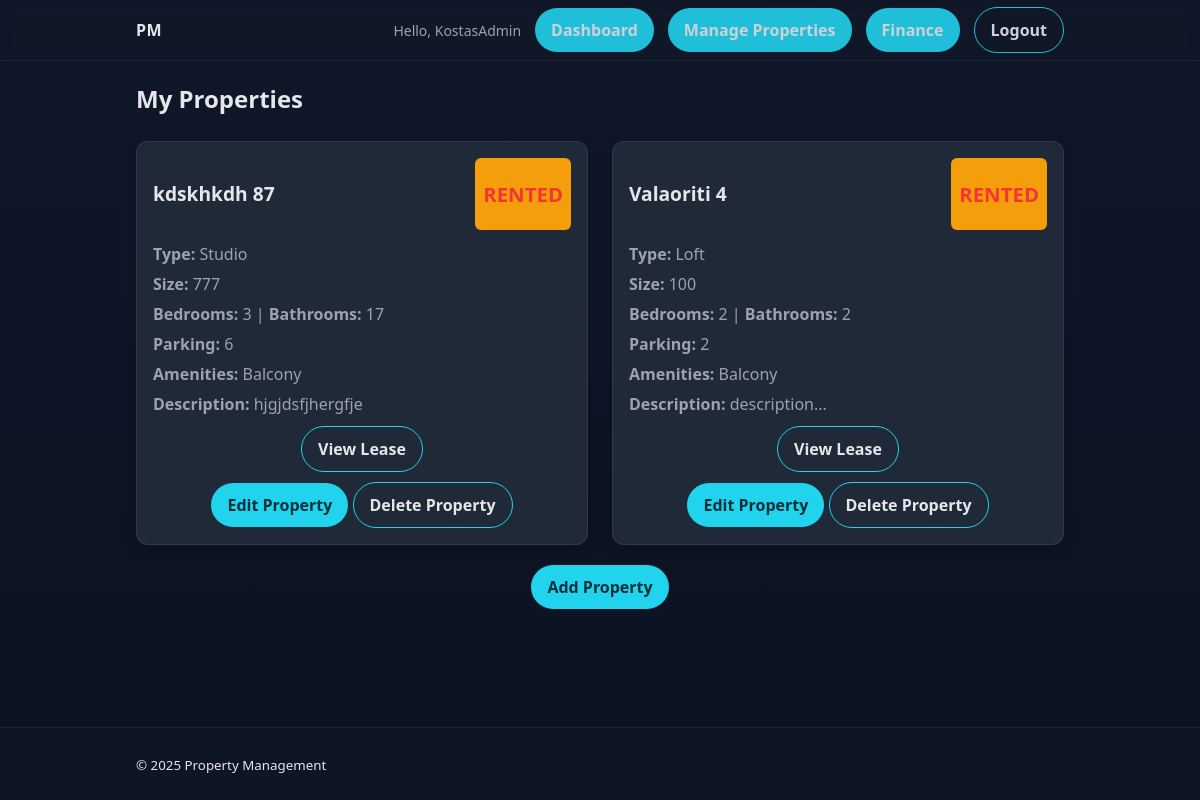
Screenshot of /manage_properties/ (signed in) with the database file from the repository.
### pm/models.py (models this page shows, shortened)
class Property(models.Model):
    address = models.CharField(max_length=200)
    property_type = models.CharField(max_length=30, choices=[
        ('condo', 'Condo'),
        ('apartment', 'Apartment'),
        ('studio', 'Studio'),
        ('house', 'House'),
        ('townhouse', 'Townhouse'),
        ('bungalow', 'Bungalow'),
        ('co-op', 'Co-op'),
        ('loft', 'Loft'),
        ('barn', 'Barn'),
        ('shack', 'Shack'),
        ('cottage', 'Cottage'),
        ('parking' ,'Parking')
        ])
    property_size = models.CharField(max_length=50)
    bedrooms = models.IntegerField()
    bathrooms = models.IntegerField()
    parking_spaces = models.IntegerField()
    amenities = models.CharField(max_length=200)
    description = models.TextField()
    owner = models.ForeignKey(User, on_delete=models.CASCADE)
    status = models.CharField(max_length=9, choices=[('available', 'Available'), ('rented', 'Rented')])  # Add a status field with choices
    created_at = models.DateTimeField(auto_now_add=True)
    updated_at = models.DateTimeField(auto_now=True)

### pm/views.py (the view)
# urls.py: path('manage_properties/', views.manage_properties, name='manage_properties'),
@login_required
def manage_properties(request):
    update_status(request)
    leases = Lease.objects.filter(property__owner=request.user).order_by('-created_at')
    leased_properties = [lease.property.id for lease in leases]
    properties = Property.objects.filter(owner=request.user).order_by('-created_at')
    lease_found = False
    return render(request, 'pm/manage_properties.html', {'properties':properties, 'leases':leases, 'leased_properties':leased_properties})

### pm/models.py (called while the page is built, shortened)
    def months_due(self):
        today = timezone.now().date()
        if today < self.start_date:
            return 0
        months_elapsed = (today.year - self.start_date.year) * 12 + today.month - self.start_date.month
        if today.day < self.start_date.day:
            months_elapsed -= 1
        total_due = months_elapsed * self.monthly_payment_amount
        months_due = int((total_due - self.amount_paid) // self.monthly_payment_amount)
        return max(months_due, 0)

    def notify_months_due(self):
        due = self.months_due()
        if due > 0:
            msg_content = f'Lease for {self.property.address} has {due} months due (€{due*self.monthly_payment_amount} remaining).'
            identical = Message.objects.filter(
                owner=self.property.owner,
                lease=self,
                property=self.property,
                content=msg_content
            )

    def update_payment_status(self):
        if self.months_due() > 0 and self.monthly_payment_status.lower() == 'paid':
            self.monthly_payment_status = 'pending'
            self.save()
        elif self.months_due() == 0 and self.monthly_payment_status.lower() == 'pending':
            self.monthly_payment_status = 'paid'
            self.save()
        self.notify_months_due()

### pm/views.py (called while the page is built)
def update_status(request):
    leases = Lease.objects.filter(property__owner=request.user)
    for lease in leases:
        lease.update_payment_status()

### pm/templates/pm/manage_properties.html (shortened to what this page needs)
{% extends 'pm/home.html' %}
{% block content %}
  <h2>My Properties</h2>
  {% if properties %}
    <div class="property-grid">
      {% for property in properties %}
        <div class="property-card">
          <div class="property-header">
            <h3>{{ property.address }}</h3>
            {% if property.status == 'available' %}
            <span class="status {{ property.status|lower }}"><h2 style="color:#97f75c">{{ property.status.upper }}</h2></span>
            {% else %}
            <span class="status {{ property.status|lower }}"><h2 style="color:#f73434">{{ property.status.upper }}</h2></span>
            {% endif %}
          </div>
          <div class="property-details">
            <p><strong>Type:</strong> {{ property.get_property_type_display }}</p>
            <p><strong>Size:</strong> {{ property.property_size }}</p>
            <p><strong>Bedrooms:</strong> {{ property.bedrooms }} | <strong>Bathrooms:</strong> {{ property.bathrooms }}</p>
            <p><strong>Parking:</strong> {{ property.parking_spaces }}</p>
            <p><strong>Amenities:</strong> {{ property.amenities }}</p>
            <p><strong>Description:</strong> {{ property.description }}</p>
            <div style="text-align: center; margin-top: 10px;">
              {% if property.id in leased_properties %}
                  <a href="{% url "edit_lease" property.id %}" class="btn btn-outline">View Lease</a>
              {% else %}
                <a href="{% url "create_lease" property.id %}" class="btn btn-primary">Create Lease</a>
              {% endif %}
            </div>
          </div>
          <div style="text-align: center; margin-top: 10px;">
            <a href="{% url "edit_property" property.id %}" class="btn btn-primary">Edit Property</a>
            <a href="{% url "delete_property" property.id %}" class="btn btn-outline">Delete Property</a>
          </div>
        </div>
      {% endfor %}
    </div>
  {% else %}
    <p>You haven't added any properties yet.</p>
  {% endif %}
  <div style="text-align: center; margin-top: 20px;">
    <a href="{% url "create_property" %}" class="btn btn-primary">Add Property</a>
  </div>
{% endblock %}

### pm/templates/pm/base.html (shortened to what this page needs)
{% load static %}
<!DOCTYPE html>
<html lang="en">
<head>
  <link rel="stylesheet" href="{% static 'pm/css/style.css' %}">
</head>
<body>
  <header class="site-header">
    <nav class="navbar container">
      <a class="brand" href="{% url 'home' %}">PM</a>
      <ul class="nav-links">
        {% if user.is_authenticated %}
          <li class="nav-item user">Hello, {{ user.username }}</li>
          {% block staff_nav %}{% endblock staff_nav %}
          <li class="nav-item"><a class="btn btn-outline" href="{% url 'logout' %}">Logout</a></li>
        {% else %}
          <li class="nav-item"><a href="{% url 'login' %}">Login</a></li>
          <li class="nav-item"><a class="btn" href="{% url 'signup' %}">Sign up</a></li>
        {% endif %}
      </ul>
    </nav>
  </header>
  <main class="container">
    {% block content %}{% endblock %}
  </main>
  <footer class="site-footer">
    <div class="container">
      <small>&copy; {% now "Y" %} Property Management</small>
    </div>
  </footer>
</body>
</html>

### pm/static/pm/css/style.css (style rules this page uses)
:root { --bg: #0f172a; --panel: #111827; --panel-2: #1f2937; --text: #e5e7eb; --muted: #9ca3af; --primary: #22d3ee; --primary-600: #0891b2; --danger: #ef4444; --success: #10b981; --warning: #f59e0b; --radius: 12px; }
* { box-sizing: border-box; }
html, body { height: 100%; }
body { margin: 0; background: linear-gradient(180deg, var(--bg), #0b1220); color: var(--text); font: 16px/1.5 system-ui, -apple-system, Segoe UI, Roboto, Ubuntu, Cantarell, Noto Sans, Helvetica, Arial, "Apple Color Emoji", "Segoe UI Emoji"; display: flex; flex-direction: column; }
.container { width: 100%; max-width: 960px; margin: 0 auto; padding: 0 16px; }
.site-header { position: sticky; top: 0; backdrop-filter: blur(6px); background: rgba(17,24,39,.6); border-bottom: 1px solid rgba(255,255,255,.06); z-index: 10; }
.navbar { display: flex; align-items: center; justify-content: space-between; height: 60px; }
.brand { font-weight: 700; color: var(--text); text-decoration: none; letter-spacing: .5px; }
.nav-links { list-style: none; display: flex; gap: 14px; align-items: center; margin: 0; padding: 0; }
.nav-item a { color: var(--text); text-decoration: none; opacity: .9; }
.nav-item.user { color: var(--muted); font-size: 14px; }
.site-footer { margin-top: auto; padding: 24px 0; border-top: 1px solid rgba(255,255,255,.06); background: rgba(17,24,39,.6); }
.btn { appearance: none; border: none; background: var(--primary); color: #00303a; font-weight: 700; padding: 10px 16px; border-radius: 999px; cursor: pointer; text-decoration: none; display: inline-block; }
.btn-outline { background: transparent; border: 1px solid var(--primary); color: var(--text); }
.property-grid { display: grid; gap: 24px; grid-template-columns: repeat(auto-fit, minmax(300px, 1fr)); margin-top: 24px; }
.property-card { background: var(--panel-2); border: 1px solid rgba(255,255,255,.08); border-radius: var(--radius); padding: 16px; box-shadow: 0 4px 12px rgba(0,0,0,0.2); }
.property-header { display: flex; justify-content: space-between; align-items: center; margin-bottom: 12px; }
.property-header h3 { margin: 0; font-size: 1.2rem; color: var(--text); }
.status { padding: 4px 8px; border-radius: 6px; font-size: 0.85rem; font-weight: 600; text-transform: capitalize; }
.status.rented { background: var(--warning); color: #000; }
.property-details p { margin: 6px 0; color: var(--muted); }

### rows the page displays
Property: address "kdskhkdh 87", status "RENTED", property_type "Studio", property_size "777", bedrooms "3", bathrooms "17", parking_spaces "6", amenities "Balcony", description "hjgjdsfjhergfje", shows "View Lease"
Property: address "Valaoriti 4", status "RENTED", property_type "Loft", property_size "100", bedrooms "2", bathrooms "2", parking_spaces "2", amenities "Balcony", description "description...", shows "View Lease"

### other values shown
{{ user.username }} "KostasAdmin"
